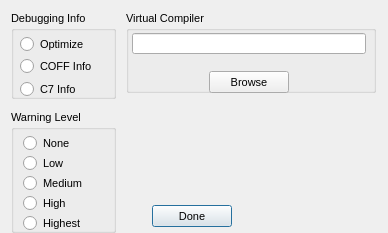
<?xml version="1.0"?>
<ui version="4.0">
  <class>Form</class>
  <widget class="QDialog" name="IDD_CONFIGCOMPILER">
    <property name="geometry">
      <rect>
        <x>0</x>
        <y>0</y>
        <width>388</width>
        <height>233</height>
      </rect>
    </property>
    <property name="windowTitle">
      <string>Configure Compiler</string>
    </property>
    <property name="font">
      <font>
        <family>Liberation Sans</family>
        <pointsize>8</pointsize>
        <bold>false</bold>
        <italic>false</italic>
      </font>
    </property>
    <property name="enabled">
      <bool>true</bool>
    </property>
    <property name="windowFlags">
      <set>Qt::Dialog|Qt::WindowCloseButtonHint</set>
    </property>
    <property name="minimumSize">
      <size>
        <width>388</width>
        <height>233</height>
      </size>
    </property>
    <property name="maximumSize">
      <size>
        <width>388</width>
        <height>233</height>
      </size>
    </property>
    <widget class="QGroupBox" name="IDC_STATIC">
      <property name="geometry">
        <rect>
          <x>11</x>
          <y>11</y>
          <width>105</width>
          <height>88</height>
        </rect>
      </property>
      <property name="title">
        <string>Debugging Info</string>
      </property>
      <property name="visible">
        <bool>true</bool>
      </property>
      <property name="enabled">
        <bool>true</bool>
      </property>
      <property name="flat">
        <bool>false</bool>
      </property>
      <widget class="QRadioButton" name="IDC_OPTIMIZE">
        <property name="geometry">
          <rect>
            <x>9</x>
            <y>24</y>
            <width>89</width>
            <height>19</height>
          </rect>
        </property>
        <property name="text">
          <string>Optimize</string>
        </property>
        <property name="visible">
          <bool>true</bool>
        </property>
        <property name="enabled">
          <bool>true</bool>
        </property>
      </widget>
      <widget class="QRadioButton" name="IDC_COFF">
        <property name="geometry">
          <rect>
            <x>9</x>
            <y>46</y>
            <width>89</width>
            <height>19</height>
          </rect>
        </property>
        <property name="text">
          <string>COFF Info</string>
        </property>
        <property name="visible">
          <bool>true</bool>
        </property>
        <property name="enabled">
          <bool>true</bool>
        </property>
      </widget>
      <widget class="QRadioButton" name="IDC_C7">
        <property name="geometry">
          <rect>
            <x>9</x>
            <y>69</y>
            <width>89</width>
            <height>19</height>
          </rect>
        </property>
        <property name="text">
          <string>C7 Info</string>
        </property>
        <property name="visible">
          <bool>true</bool>
        </property>
        <property name="enabled">
          <bool>true</bool>
        </property>
      </widget>
    </widget>
    <widget class="QGroupBox" name="IDC_STATIC_2">
      <property name="geometry">
        <rect>
          <x>126</x>
          <y>11</y>
          <width>250</width>
          <height>82</height>
        </rect>
      </property>
      <property name="title">
        <string>Virtual Compiler</string>
      </property>
      <property name="visible">
        <bool>true</bool>
      </property>
      <property name="enabled">
        <bool>true</bool>
      </property>
      <property name="flat">
        <bool>false</bool>
      </property>
      <widget class="QLineEdit" name="IDC_COMPILER">
        <property name="geometry">
          <rect>
            <x>6</x>
            <y>22</y>
            <width>234</width>
            <height>21</height>
          </rect>
        </property>
        <property name="visible">
          <bool>true</bool>
        </property>
        <property name="enabled">
          <bool>true</bool>
        </property>
      </widget>
      <widget class="QPushButton" name="IDC_BROWSE">
        <property name="geometry">
          <rect>
            <x>83</x>
            <y>60</y>
            <width>80</width>
            <height>22</height>
          </rect>
        </property>
        <property name="text">
          <string>Browse</string>
        </property>
        <property name="visible">
          <bool>true</bool>
        </property>
        <property name="enabled">
          <bool>true</bool>
        </property>
        <property name="default">
          <bool>false</bool>
        </property>
        <property name="autoDefault">
          <bool>false</bool>
        </property>
      </widget>
    </widget>
    <widget class="QGroupBox" name="IDC_STATIC_3">
      <property name="geometry">
        <rect>
          <x>11</x>
          <y>110</y>
          <width>105</width>
          <height>123</height>
        </rect>
      </property>
      <property name="title">
        <string>Warning Level</string>
      </property>
      <property name="visible">
        <bool>true</bool>
      </property>
      <property name="enabled">
        <bool>true</bool>
      </property>
      <property name="flat">
        <bool>false</bool>
      </property>
      <widget class="QRadioButton" name="IDC_WARN_NONE">
        <property name="geometry">
          <rect>
            <x>12</x>
            <y>24</y>
            <width>89</width>
            <height>19</height>
          </rect>
        </property>
        <property name="text">
          <string>None</string>
        </property>
        <property name="visible">
          <bool>true</bool>
        </property>
        <property name="enabled">
          <bool>true</bool>
        </property>
      </widget>
      <widget class="QRadioButton" name="IDC_WARN_LOW">
        <property name="geometry">
          <rect>
            <x>12</x>
            <y>44</y>
            <width>89</width>
            <height>19</height>
          </rect>
        </property>
        <property name="text">
          <string>Low</string>
        </property>
        <property name="visible">
          <bool>true</bool>
        </property>
        <property name="enabled">
          <bool>true</bool>
        </property>
      </widget>
      <widget class="QRadioButton" name="IDC_WARN_MED">
        <property name="geometry">
          <rect>
            <x>12</x>
            <y>64</y>
            <width>89</width>
            <height>19</height>
          </rect>
        </property>
        <property name="text">
          <string>Medium</string>
        </property>
        <property name="visible">
          <bool>true</bool>
        </property>
        <property name="enabled">
          <bool>true</bool>
        </property>
      </widget>
      <widget class="QRadioButton" name="IDC_WARN_HIGH">
        <property name="geometry">
          <rect>
            <x>12</x>
            <y>84</y>
            <width>89</width>
            <height>19</height>
          </rect>
        </property>
        <property name="text">
          <string>High</string>
        </property>
        <property name="visible">
          <bool>true</bool>
        </property>
        <property name="enabled">
          <bool>true</bool>
        </property>
      </widget>
      <widget class="QRadioButton" name="IDC_RADIO8">
        <property name="geometry">
          <rect>
            <x>12</x>
            <y>104</y>
            <width>89</width>
            <height>19</height>
          </rect>
        </property>
        <property name="text">
          <string>Highest</string>
        </property>
        <property name="visible">
          <bool>true</bool>
        </property>
        <property name="enabled">
          <bool>true</bool>
        </property>
      </widget>
    </widget>
    <widget class="QPushButton" name="IDOK">
      <property name="geometry">
        <rect>
          <x>152</x>
          <y>205</y>
          <width>80</width>
          <height>22</height>
        </rect>
      </property>
      <property name="text">
        <string>Done</string>
      </property>
      <property name="visible">
        <bool>true</bool>
      </property>
      <property name="enabled">
        <bool>true</bool>
      </property>
      <property name="default">
        <bool>true</bool>
      </property>
      <property name="autoDefault">
        <bool>true</bool>
      </property>
    </widget>
    <action name="IDD_ORPHANHUNTER">
      <property name="text">
        <string>Orphan Hunter</string>
      </property>
    </action>
    <action name="IDD_REORDER_PAGES">
      <property name="text">
        <string>Reorder Net Pages</string>
      </property>
    </action>
    <action name="IDD_SHOW_ALL_CHECKED_OUT">
      <property name="text">
        <string>Show All Pages Checked Out</string>
      </property>
    </action>
    <action name="IDM_IMPORT_BITMAP">
      <property name="text">
        <string>Bitmap/Animation Converter...</string>
      </property>
    </action>
    <action name="ID_APP_ABOUT">
      <property name="text">
        <string>&amp;About editor...</string>
      </property>
    </action>
    <action name="ID_APP_EXIT">
      <property name="text">
        <string>E&amp;xit</string>
      </property>
      <property name="shortcut">
        <string>Alt+X</string>
      </property>
    </action>
    <action name="ID_BRIEFING_EDITOR">
      <property name="text">
        <string>Briefing Editor...</string>
      </property>
    </action>
    <action name="ID_BUTTON_LIGHTING">
      <property name="text">
        <string>ID_BUTTON_LIGHTING</string>
      </property>
    </action>
    <action name="ID_BUTTON_OUTLINE">
      <property name="text">
        <string>ID_BUTTON_OUTLINE</string>
      </property>
    </action>
    <action name="ID_BUTTON_WINDOWSELECTION">
      <property name="text">
        <string>ID_BUTTON_WINDOWSELECTION</string>
      </property>
    </action>
    <action name="ID_D3HELP">
      <property name="text">
        <string>Help on D3 Editor</string>
      </property>
    </action>
    <action name="ID_EDITORS_AIPROPERTIES">
      <property name="text">
        <string>AI Properties...</string>
      </property>
    </action>
    <action name="ID_EDITORS_AMBIENTSOUNDS">
      <property name="text">
        <string>Ambient Sounds...</string>
      </property>
    </action>
    <action name="ID_EDITORS_DALLAS">
      <property name="text">
        <string>Dallas Graphical Script Editor...</string>
      </property>
    </action>
    <action name="ID_EDITORS_FILES">
      <property name="text">
        <string>Files...</string>
      </property>
    </action>
    <action name="ID_EDITORS_MEGACELLS">
      <property name="text">
        <string>Megacells...</string>
      </property>
    </action>
    <action name="ID_EDIT_ADDSELECT">
      <property name="text">
        <string>Add Current Room to Selected List</string>
      </property>
    </action>
    <action name="ID_EDIT_ATTACH">
      <property name="text">
        <string>&amp;Attach</string>
      </property>
    </action>
    <action name="ID_EDIT_CLEARSELECTED">
      <property name="text">
        <string>Clear Selected List</string>
      </property>
    </action>
    <action name="ID_EDIT_COPY">
      <property name="text">
        <string>&amp;Copy</string>
      </property>
      <property name="shortcut">
        <string>Ctrl+Ins</string>
      </property>
    </action>
    <action name="ID_EDIT_CUT">
      <property name="text">
        <string>Cu&amp;t</string>
      </property>
      <property name="shortcut">
        <string>Shift+Del</string>
      </property>
    </action>
    <action name="ID_EDIT_DELETE">
      <property name="text">
        <string>&amp;Delete</string>
      </property>
    </action>
    <action name="ID_EDIT_LOADSCRAP">
      <property name="text">
        <string>Load Scrap from Disk</string>
      </property>
    </action>
    <action name="ID_EDIT_PASTE">
      <property name="text">
        <string>&amp;Paste</string>
      </property>
      <property name="shortcut">
        <string>Shift+Ins</string>
      </property>
    </action>
    <action name="ID_EDIT_PLACE">
      <property name="text">
        <string>&amp;Place in Mine</string>
      </property>
    </action>
    <action name="ID_EDIT_PLACE_TERRAIN">
      <property name="text">
        <string>&amp;Place on Terrain</string>
      </property>
    </action>
    <action name="ID_EDIT_REMOVESELECT">
      <property name="text">
        <string>Remove Current Room from Selected List</string>
      </property>
    </action>
    <action name="ID_EDIT_SAVESCRAP">
      <property name="text">
        <string>Save Scrap to Disk</string>
      </property>
    </action>
    <action name="ID_EDIT_SELECTATTACHED">
      <property name="text">
        <string>Select All Rooms Attached to Current Room</string>
      </property>
    </action>
    <action name="ID_EDIT_UNDO">
      <property name="text">
        <string>&amp;Undo</string>
      </property>
      <property name="shortcut">
        <string>Alt+Backspace</string>
      </property>
    </action>
    <action name="ID_FILE_AUTOSAVE">
      <property name="text">
        <string>Autosave</string>
      </property>
      <property name="checkable">
        <bool>true</bool>
      </property>
    </action>
    <action name="ID_FILE_CHECKMINE">
      <property name="text">
        <string>&amp;Check Mine</string>
      </property>
    </action>
    <action name="ID_FILE_FIXCRACKS">
      <property name="text">
        <string>Fix Level Cracks</string>
      </property>
    </action>
    <action name="ID_FILE_FIXDEGENERATEFACES">
      <property name="text">
        <string>Fix/Remove Degenerate Faces</string>
      </property>
    </action>
    <action name="ID_FILE_IMPORT_ROOM">
      <property name="text">
        <string>Import 3DSMax Room</string>
      </property>
    </action>
    <action name="ID_FILE_INFORMATION">
      <property name="text">
        <string>&amp;Information</string>
      </property>
      <property name="shortcut">
        <string>Alt+I</string>
      </property>
    </action>
    <action name="ID_FILE_LEAVE_EDITOR">
      <property name="text">
        <string>Go to main menu...</string>
      </property>
    </action>
    <action name="ID_FILE_LEVELPROPS">
      <property name="text">
        <string>Set Selected Room(s) Properties</string>
      </property>
    </action>
    <action name="ID_FILE_LEVEL_INFO">
      <property name="text">
        <string>Edit Level Info...</string>
      </property>
    </action>
    <action name="ID_FILE_MRU_FILE1">
      <property name="text">
        <string>Recent File</string>
      </property>
      <property name="enabled">
        <bool>false</bool>
      </property>
    </action>
    <action name="ID_FILE_NEW">
      <property name="text">
        <string>&amp;New</string>
      </property>
      <property name="shortcut">
        <string>Ctrl+N</string>
      </property>
    </action>
    <action name="ID_FILE_OPEN">
      <property name="text">
        <string>&amp;Open...</string>
      </property>
      <property name="shortcut">
        <string>Ctrl+O</string>
      </property>
    </action>
    <action name="ID_FILE_PLAY640X480">
      <property name="text">
        <string>&amp;Play in 640 x 480</string>
      </property>
      <property name="shortcut">
        <string>Alt+P</string>
      </property>
    </action>
    <action name="ID_FILE_PREFERENCES">
      <property name="text">
        <string>Preferences</string>
      </property>
    </action>
    <action name="ID_FILE_PRINT">
      <property name="text">
        <string>&amp;Print...</string>
      </property>
      <property name="shortcut">
        <string>Ctrl+P</string>
      </property>
    </action>
    <action name="ID_FILE_PRINT_PREVIEW">
      <property name="text">
        <string>Print Pre&amp;view</string>
      </property>
    </action>
    <action name="ID_FILE_PRINT_SETUP">
      <property name="text">
        <string>P&amp;rint Setup...</string>
      </property>
    </action>
    <action name="ID_FILE_REMOVEDUPLICATEFACESFROMCURRENTROOM">
      <property name="text">
        <string>Remove Duplicate Faces from Current Room</string>
      </property>
    </action>
    <action name="ID_FILE_REMOVEEXTRAPOINTS">
      <property name="text">
        <string>Remove Extra Points</string>
      </property>
    </action>
    <action name="ID_FILE_RESTOREGAMESTATE">
      <property name="text">
        <string>Restore Gamestate</string>
      </property>
    </action>
    <action name="ID_FILE_SAVE">
      <property name="text">
        <string>&amp;Save</string>
      </property>
      <property name="shortcut">
        <string>Ctrl+S</string>
      </property>
    </action>
    <action name="ID_FILE_SAVEGOALTEXT">
      <property name="text">
        <string>Save Goal Text to File</string>
      </property>
    </action>
    <action name="ID_FILE_SAVE_AS">
      <property name="text">
        <string>Save &amp;As...</string>
      </property>
    </action>
    <action name="ID_FILE_SAVE_COPY_AS">
      <property name="text">
        <string>Save Copy &amp;As...</string>
      </property>
    </action>
    <action name="ID_FILE_STATS">
      <property name="text">
        <string>Show Level Stats</string>
      </property>
    </action>
    <action name="ID_FILE_UPDATE">
      <property name="text">
        <string>&amp;Update</string>
      </property>
      <property name="shortcut">
        <string>Ctrl+S</string>
      </property>
    </action>
    <action name="ID_FILE_VERIFY_LEVEL">
      <property name="text">
        <string>Verify Level</string>
      </property>
    </action>
    <action name="ID_HOTSPOT_TGA">
      <property name="text">
        <string>HotSpot TGA Extractor...</string>
      </property>
    </action>
    <action name="ID_MINE_VIEW">
      <property name="text">
        <string>Mine View</string>
      </property>
      <property name="shortcut">
        <string>F2</string>
      </property>
    </action>
    <action name="ID_OBJBUTTON">
      <property name="text">
        <string>ID_OBJBUTTON</string>
      </property>
    </action>
    <action name="ID_OBJECT_DELETEOBJECT">
      <property name="text">
        <string>Delete Object</string>
      </property>
      <property name="shortcut">
        <string>Del</string>
      </property>
    </action>
    <action name="ID_OBJECT_MOVEPLAYER">
      <property name="text">
        <string>Move Player 0 to Viewer</string>
      </property>
    </action>
    <action name="ID_OBJECT_PLACECAMERAATCURRENTFACE">
      <property name="text">
        <string>Create New Camera at Current Face</string>
      </property>
    </action>
    <action name="ID_OBJECT_PLACECAMERAATVIEWER">
      <property name="text">
        <string>Create New Camera at Viewer</string>
      </property>
    </action>
    <action name="ID_OBJECT_PLACEOBJECT">
      <property name="text">
        <string>Place Object</string>
      </property>
      <property name="shortcut">
        <string>Ins</string>
      </property>
    </action>
    <action name="ID_OBJECT_PLACESOUNDSOURCEATVIEWER">
      <property name="text">
        <string>Create SoundSource at Viewer</string>
      </property>
    </action>
    <action name="ID_OBJECT_PLACEWAYPOINTATVIEWER">
      <property name="text">
        <string>Place Waypoint at Viewer</string>
      </property>
    </action>
    <action name="ID_OBJECT_SELECTBYNUMBER">
      <property name="text">
        <string>Select Object By Number</string>
      </property>
    </action>
    <action name="ID_OBJECT_SETCAMERAFROMVIEWER">
      <property name="text">
        <string>Move Camera to Viewer</string>
      </property>
    </action>
    <action name="ID_OBJECT_SETVIEWERFROMCAMERA">
      <property name="text">
        <string>Move Viewer to Camera</string>
      </property>
    </action>
    <action name="ID_OSIRISCOMPILE">
      <property name="text">
        <string>ID_OSIRISCOMPILE</string>
      </property>
    </action>
    <action name="ID_REINIT_OPENGL">
      <property name="text">
        <string>ID_REINIT_OPENGL</string>
      </property>
    </action>
    <action name="ID_ROOM_ADD">
      <property name="text">
        <string>&amp;Add Room at Current Face</string>
      </property>
      <property name="shortcut">
        <string>Shift+A</string>
      </property>
    </action>
    <action name="ID_ROOM_ADDVERTTONEWFACE">
      <property name="text">
        <string>Add Vert to New Face</string>
      </property>
      <property name="shortcut">
        <string>Shift+V</string>
      </property>
    </action>
    <action name="ID_ROOM_ATTACHROOM">
      <property name="text">
        <string>Attach Room</string>
      </property>
    </action>
    <action name="ID_ROOM_BUILDBRIDGE">
      <property name="text">
        <string>&amp;Build Bridge</string>
      </property>
    </action>
    <action name="ID_ROOM_BUILDSMOOTHBRIDGE">
      <property name="text">
        <string>Build Smooth Bridge</string>
      </property>
      <property name="shortcut">
        <string>Ctrl+B</string>
      </property>
    </action>
    <action name="ID_ROOM_CLEARCENTERPOINT">
      <property name="text">
        <string>Clear Center Point</string>
      </property>
    </action>
    <action name="ID_ROOM_COMBINE">
      <property name="text">
        <string>Combine Rooms</string>
      </property>
    </action>
    <action name="ID_ROOM_DELETE">
      <property name="text">
        <string>Delete Current Room</string>
      </property>
    </action>
    <action name="ID_ROOM_DELETECONNECTEDFACES">
      <property name="text">
        <string>Delete Connected Faces</string>
      </property>
    </action>
    <action name="ID_ROOM_DELETEFACE">
      <property name="text">
        <string>Delete Current Face</string>
      </property>
    </action>
    <action name="ID_ROOM_DELETEPORTAL">
      <property name="text">
        <string>Delete Current Portal</string>
      </property>
    </action>
    <action name="ID_ROOM_DELETEVERT">
      <property name="text">
        <string>Delete Current Vert From Face</string>
      </property>
    </action>
    <action name="ID_ROOM_DROPROOM">
      <property name="text">
        <string>Drop Room</string>
      </property>
    </action>
    <action name="ID_ROOM_FACE_ADDVERTTOEDGE">
      <property name="text">
        <string>Add Vert To Edge</string>
      </property>
    </action>
    <action name="ID_ROOM_FACE_DELETEVERTONEDGE">
      <property name="text">
        <string>Delete Vert on Edge</string>
      </property>
    </action>
    <action name="ID_ROOM_FACE_MOVEVERTONEDGE">
      <property name="text">
        <string>Move Vert on Edge</string>
      </property>
    </action>
    <action name="ID_ROOM_FACE_SPLITFACE">
      <property name="text">
        <string>Split Face</string>
      </property>
    </action>
    <action name="ID_ROOM_FINISHNEWFACE">
      <property name="text">
        <string>Add Last Point to New Face (Finish Face)</string>
      </property>
    </action>
    <action name="ID_ROOM_GRABTEXTURE">
      <property name="text">
        <string>Grab Texture</string>
      </property>
      <property name="shortcut">
        <string>G</string>
      </property>
    </action>
    <action name="ID_ROOM_JOINROOMS">
      <property name="text">
        <string>Join Rooms</string>
      </property>
    </action>
    <action name="ID_ROOM_JOINROOMSEXACT">
      <property name="text">
        <string>Join Rooms Exact</string>
      </property>
    </action>
    <action name="ID_ROOM_JOIN_ADJACENT_FACES">
      <property name="text">
        <string>Join Adjacent Faces</string>
      </property>
    </action>
    <action name="ID_ROOM_LINKTONEWEXTERNAL">
      <property name="text">
        <string>Link Room to New External Room</string>
      </property>
    </action>
    <action name="ID_ROOM_MARK">
      <property name="text">
        <string>&amp;Mark Room/Face</string>
      </property>
      <property name="shortcut">
        <string>Ctrl+M</string>
      </property>
    </action>
    <action name="ID_ROOM_MERGEOBJECTINTOROOM">
      <property name="text">
        <string>Merge Object into Room</string>
      </property>
    </action>
    <action name="ID_ROOM_NEXTFACE">
      <property name="text">
        <string>Next Face</string>
      </property>
      <property name="shortcut">
        <string>F</string>
      </property>
    </action>
    <action name="ID_ROOM_PLACEROOM">
      <property name="text">
        <string>Place Room at Current Room</string>
      </property>
    </action>
    <action name="ID_ROOM_PLACETERRAINROOM">
      <property name="text">
        <string>Place Room at Current Terrain Cell</string>
      </property>
    </action>
    <action name="ID_ROOM_PREVIOUSFACE">
      <property name="text">
        <string>Previous Face</string>
      </property>
      <property name="shortcut">
        <string>Shift+F</string>
      </property>
    </action>
    <action name="ID_ROOM_PROPAGATETOADJACENTCOPLANARFACES">
      <property name="text">
        <string>Propagate to Adjacent Coplanar Faces</string>
      </property>
      <property name="shortcut">
        <string>Ctrl+F</string>
      </property>
    </action>
    <action name="ID_ROOM_PROPAGATETOALL">
      <property name="text">
        <string>Propagate to All Faces in Room</string>
      </property>
      <property name="shortcut">
        <string>Shift+R</string>
      </property>
    </action>
    <action name="ID_ROOM_RENAMEROOM">
      <property name="text">
        <string>Rename Room</string>
      </property>
      <property name="shortcut">
        <string>Ctrl+R</string>
      </property>
    </action>
    <action name="ID_ROOM_ROTATEPLACEDROOM45DEGREES">
      <property name="text">
        <string>Rotate Placed Room 45 Degrees</string>
      </property>
    </action>
    <action name="ID_ROOM_SAVECURRENTROOM">
      <property name="text">
        <string>Save Current Room</string>
      </property>
    </action>
    <action name="ID_ROOM_SELECTBYNUMBER">
      <property name="text">
        <string>Select Room by Number</string>
      </property>
    </action>
    <action name="ID_ROOM_SELECTFACEBYNUMBER">
      <property name="text">
        <string>Select Face by Number</string>
      </property>
    </action>
    <action name="ID_ROOM_SETCENTERFROMVIEWER">
      <property name="text">
        <string>Set Room Center from Viewer</string>
      </property>
    </action>
    <action name="ID_ROOM_SNAPPLACEDROOM">
      <property name="text">
        <string>Snap Placed Room</string>
      </property>
    </action>
    <action name="ID_ROOM_SNAPPOINTTOEDGE">
      <property name="text">
        <string>Snap Point to Edge</string>
      </property>
    </action>
    <action name="ID_ROOM_SNAPPOINTTOFACE">
      <property name="text">
        <string>Snap Point to Face</string>
      </property>
    </action>
    <action name="ID_ROOM_SNAPPOINTTOPOINT">
      <property name="text">
        <string>Snap Point to Point</string>
      </property>
    </action>
    <action name="ID_ROOM_SPLITFACE">
      <property name="text">
        <string>Triangulate face</string>
      </property>
    </action>
    <action name="ID_ROOM_STARTNEWFACE">
      <property name="text">
        <string>Add First Point to New Face (Start Face)</string>
      </property>
    </action>
    <action name="ID_ROOM_SWAPMAKEDANDCURRENTROOMFACE">
      <property name="text">
        <string>Swap Marked and Current Room/Face</string>
      </property>
    </action>
    <action name="ID_ROOM_UNDOSNAP">
      <property name="text">
        <string>Undo Snap</string>
      </property>
    </action>
    <action name="ID_ROOM_UNPLACEROOM">
      <property name="text">
        <string>Un-place Room/Group/Door</string>
      </property>
    </action>
    <action name="ID_ROOM_VIEW">
      <property name="text">
        <string>Room View</string>
      </property>
      <property name="shortcut">
        <string>F4</string>
      </property>
    </action>
    <action name="ID_SCRIPT_LEVEL_INTERFACE">
      <property name="text">
        <string>Levels and Scripts...</string>
      </property>
    </action>
    <action name="ID_SUBEDITORS_FONT">
      <property name="text">
        <string>Font Editor...</string>
      </property>
    </action>
    <action name="ID_SUBEDITORS_HOGMAKER">
      <property name="text">
        <string>Hog Maker...</string>
      </property>
    </action>
    <action name="ID_SUBEDITORS_TABLEFILEEDIT">
      <property name="text">
        <string>Table File Text Editor...</string>
      </property>
    </action>
    <action name="ID_SUBEDITORS_TABLEFILEFILTER">
      <property name="text">
        <string>Table File Filter...</string>
      </property>
    </action>
    <action name="ID_TABLEEDIT_FILE_EXIT">
      <property name="text">
        <string>&amp;Exit</string>
      </property>
    </action>
    <action name="ID_TABLEEDIT_FILE_LOAD">
      <property name="text">
        <string>&amp;Load...</string>
      </property>
    </action>
    <action name="ID_TABLEEDIT_FILE_SAVE">
      <property name="text">
        <string>&amp;Save</string>
      </property>
    </action>
    <action name="ID_TABLEEDIT_FILE_SAVE_AS">
      <property name="text">
        <string>S&amp;ave as...</string>
      </property>
    </action>
    <action name="ID_TABLEFILTER_FILE_EXIT">
      <property name="text">
        <string>Exit</string>
      </property>
    </action>
    <action name="ID_TABLEFILTER_FILE_LOAD">
      <property name="text">
        <string>Load...</string>
      </property>
    </action>
    <action name="ID_TABLEFILTER_FILE_NEW">
      <property name="text">
        <string>New</string>
      </property>
    </action>
    <action name="ID_TABLEFILTER_FILE_SAVE">
      <property name="text">
        <string>Save</string>
      </property>
    </action>
    <action name="ID_TABLEFILTER_FILE_SAVEAS">
      <property name="text">
        <string>Save as...</string>
      </property>
    </action>
    <action name="ID_TERRAIN_VIEW">
      <property name="text">
        <string>Terrain View</string>
      </property>
      <property name="shortcut">
        <string>F3</string>
      </property>
    </action>
    <action name="ID_TEST_TEST1">
      <property name="text">
        <string>Test function 1</string>
      </property>
    </action>
    <action name="ID_TEST_TEST2">
      <property name="text">
        <string>Test function 2</string>
      </property>
    </action>
    <action name="ID_TEST_TEST3">
      <property name="text">
        <string>Test function 3</string>
      </property>
    </action>
    <action name="ID_TOOLS_WORLD_OBJECTS_BUILDINGS">
      <property name="text">
        <string>Buildings...</string>
      </property>
    </action>
    <action name="ID_TOOLS_WORLD_OBJECTS_CLUTTER">
      <property name="text">
        <string>Clutter...</string>
      </property>
    </action>
    <action name="ID_TOOLS_WORLD_OBJECTS_DOOR">
      <property name="text">
        <string>Doors...</string>
      </property>
    </action>
    <action name="ID_TOOLS_WORLD_OBJECTS_LIGHTS">
      <property name="text">
        <string>Lights...</string>
      </property>
    </action>
    <action name="ID_TOOLS_WORLD_OBJECTS_PLAYER">
      <property name="text">
        <string>Player Ships...</string>
      </property>
    </action>
    <action name="ID_TOOLS_WORLD_OBJECTS_POWERUPS">
      <property name="text">
        <string>Powerups...</string>
      </property>
    </action>
    <action name="ID_TOOLS_WORLD_OBJECTS_ROBOTS">
      <property name="text">
        <string>Robots...</string>
      </property>
    </action>
    <action name="ID_TOOLS_WORLD_OBJECTS_SOUND">
      <property name="text">
        <string>Sounds...</string>
      </property>
    </action>
    <action name="ID_TOOLS_WORLD_TEXTURES">
      <property name="text">
        <string>Textures...</string>
      </property>
    </action>
    <action name="ID_TOOLS_WORLD_WEAPONS">
      <property name="text">
        <string>Weapons...</string>
      </property>
    </action>
    <action name="ID_VIEW_CENTERONCUBE">
      <property name="text">
        <string>Center on Current &amp;Room</string>
      </property>
      <property name="shortcut">
        <string>Home</string>
      </property>
    </action>
    <action name="ID_VIEW_CENTERONMINE">
      <property name="text">
        <string>Center on &amp;Mine Origin</string>
      </property>
    </action>
    <action name="ID_VIEW_CENTERONOBJECT">
      <property name="text">
        <string>Center on Current &amp;Object</string>
      </property>
    </action>
    <action name="ID_VIEW_DELETEVIEWER">
      <property name="text">
        <string>Delete Viewer</string>
      </property>
    </action>
    <action name="ID_VIEW_FLIP">
      <property name="text">
        <string>Flip Viewer</string>
      </property>
      <property name="shortcut">
        <string>/</string>
      </property>
    </action>
    <action name="ID_VIEW_KEYPAD_TOGGLE">
      <property name="text">
        <string>Keypad</string>
      </property>
      <property name="shortcut">
        <string>F10</string>
      </property>
    </action>
    <action name="ID_VIEW_MOVECAMERATOCURRENTOBJECT">
      <property name="text">
        <string>Move camera to Current Object</string>
      </property>
    </action>
    <action name="ID_VIEW_MOVECAMERATOSELECTEDFACE">
      <property name="text">
        <string>Move camera to &amp;Current Face</string>
      </property>
      <property name="shortcut">
        <string>Shift+C</string>
      </property>
    </action>
    <action name="ID_VIEW_MOVECAMERATOSELECTEDROOM">
      <property name="text">
        <string>Move camera to &amp;Current Room</string>
      </property>
      <property name="shortcut">
        <string>C</string>
      </property>
    </action>
    <action name="ID_VIEW_NEWVIEWER">
      <property name="text">
        <string>New Viewer</string>
      </property>
    </action>
    <action name="ID_VIEW_NEXTVIEWER">
      <property name="text">
        <string>Next Viewer</string>
      </property>
    </action>
    <action name="ID_VIEW_RESETVIEWRADIUS">
      <property name="text">
        <string>Reset View Radius</string>
      </property>
    </action>
    <action name="ID_VIEW_SHOWOBJECTSINWIREFRAMEVIEW">
      <property name="text">
        <string>Show objects in Wireframe view</string>
      </property>
    </action>
    <action name="ID_VIEW_SHOWVIEWERFORWARDVECTOR">
      <property name="text">
        <string>Show Viewer Forward Vector</string>
      </property>
    </action>
    <action name="ID_VIEW_STATUS_BAR">
      <property name="text">
        <string>&amp;Status Bar</string>
      </property>
    </action>
    <action name="ID_VIEW_TEXTUREMINE">
      <property name="text">
        <string>Te&amp;xtured view</string>
      </property>
    </action>
    <action name="ID_VIEW_TOOLBAR">
      <property name="text">
        <string>&amp;Toolbar</string>
      </property>
    </action>
    <action name="ID_VIEW_VIEWPROP">
      <property name="text">
        <string>Display Viewer Properties</string>
      </property>
    </action>
    <action name="ID_VIEW_WIREFRAMEMINE">
      <property name="text">
        <string>&amp;Wireframe view</string>
      </property>
    </action>
    <action name="ID_WINDOW_CASCADE">
      <property name="text">
        <string>&amp;Cascade</string>
      </property>
    </action>
    <action name="ID_WINDOW_TILE">
      <property name="text">
        <string>&amp;Tile</string>
      </property>
    </action>
    <action name="ID_ZBUTTON">
      <property name="text">
        <string>ID_ZBUTTON</string>
      </property>
    </action>
  </widget>
</ui>
